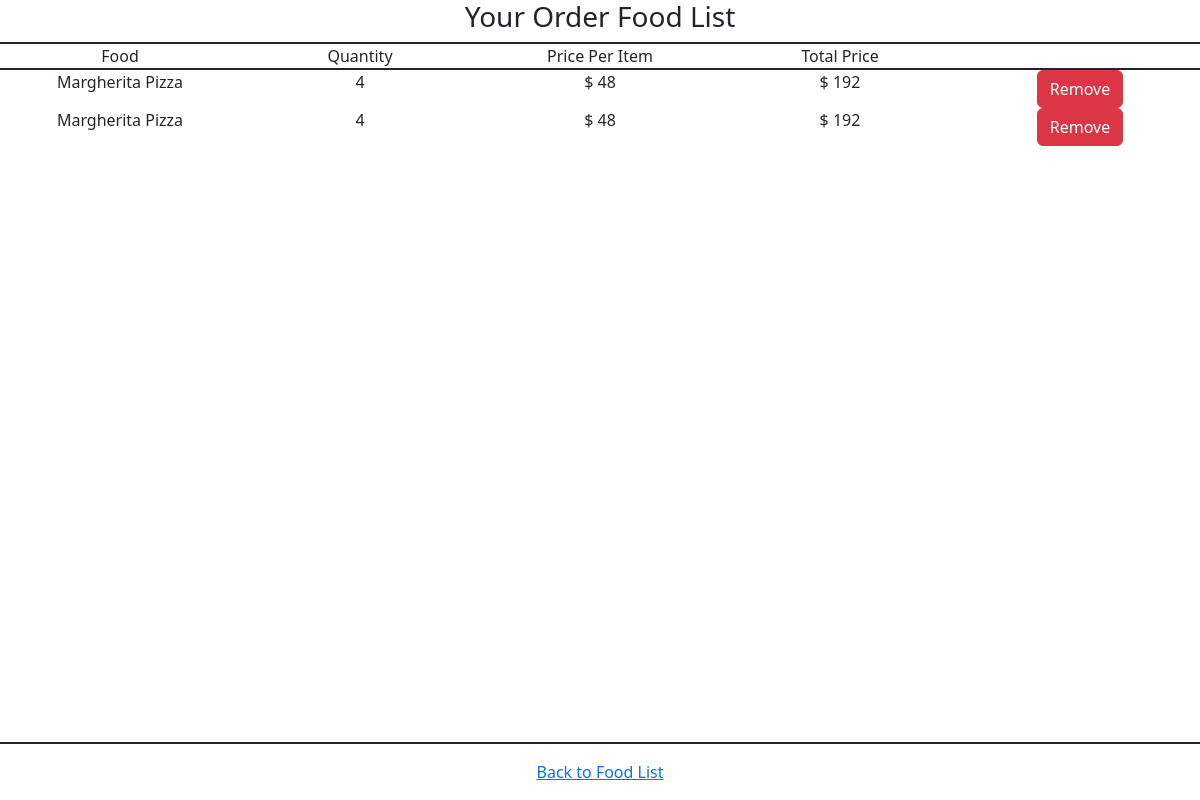
Before: /food/cart/ with the older database file.
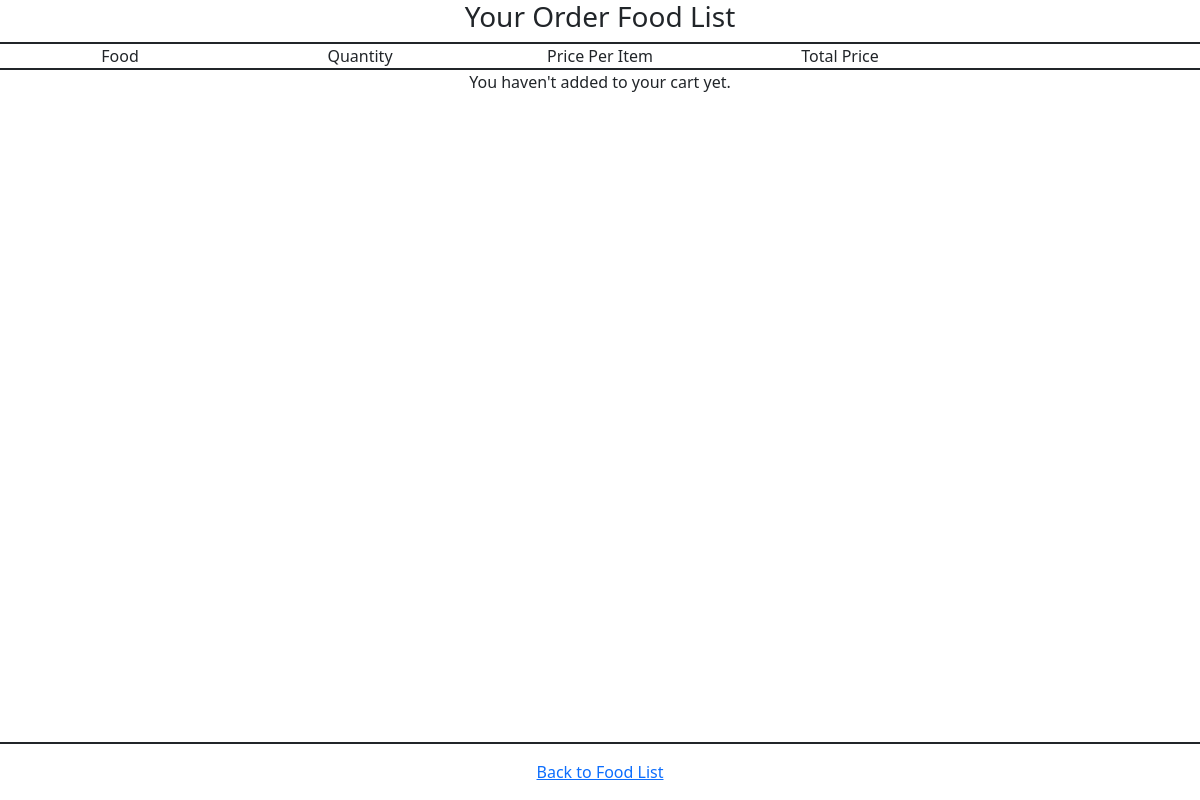
After: the same page with the newer database file.
### FoodOrderApp/models.py (models this page shows)
class Cart(models.Model):
    food = models.ForeignKey(Food,on_delete=models.CASCADE)
    name = models.CharField(max_length=20,default="")
    price = models.IntegerField(default=0)
    quantity = models.IntegerField(default=1)

### FoodOrderApp/views.py (the view)
# urls.py: path("cart/",views.CartView.as_view(),name="cart"),
class CartView(ListView):
    template_name = "food/cart.html"
    context_object_name="cart_items"
    def get_queryset(self):
        return Cart.objects.all()
    def get_context_data(self,**kwargs):
        context = super().get_context_data(**kwargs)
        for item in context["cart_items"]:
            item.total = item.quantity * item.price
        return context

### FoodOrderApp/templates/food/cart.html (shortened to what this page needs)
<!DOCTYPE html>
<html lang="en">
<head>
    <link href="https://cdn.jsdelivr.net/npm/bootstrap@5.3.8/dist/css/bootstrap.min.css" rel="stylesheet">
</head>
<body>
    <div class="container-fluid d-flex flex-column min-vh-100">
        <header class="row justify-content-center border-0 border-bottom border-2 border-dark">
            <h3 class="col-auto">Your Order Food List</h3>
        </header>
        <div class="row justify-content-center border-0 border-bottom border-2 border-dark">
            <div class="col text-center">
                Food
            </div>
            <div class="col text-center">
                Quantity
            </div>
            <div class="col text-center">
                Price Per Item
            </div>
            <div class="col text-center">
                Total Price
            </div>
            <div class="col text-center">
            </div>
        </div>
         {%for item in cart_items %}
        <div class="row justify-content-center">
                <div class="col text-center">
                    {{item.name}}
                </div>
                <div class="col text-center">
                    {{item.quantity}}
                </div>
                <div class="col text-center">
                    $ {{item.price}}
                </div>
                <div class="col text-center">
                    $ {{item.total}}
                </div>
                <div class="col text-center">
                    <form action="{% url 'foodOrder:removeQuantity' item.id %}" method="post">
                        <button type="submit" class="btn btn-danger" name="action" value="remove">Remove</button>
                    </form>
                </div>
        </div>
        {%empty%}
        <div class="row justify-content-center">
            You haven't added to your cart yet.
        </div>
        {%endfor%}
        <footer class="row justify-content-center border-0 border-top border-2 border-dark py-3 mt-auto">
            <div class="col-auto">
                <a href="{%url  'foodOrder:index' %}">Back to Food List</a>
            </div>
        </footer>
    </div>
</body>
</html>

Changed rows visible on the page:
removed Cart: name "Margherita Pizza", quantity "4", price "48", total "192"
removed Cart: name "Margherita Pizza", quantity "4", price "48", total "192"
Other visible differences:
text now shown: "You haven't added to your cart yet."
